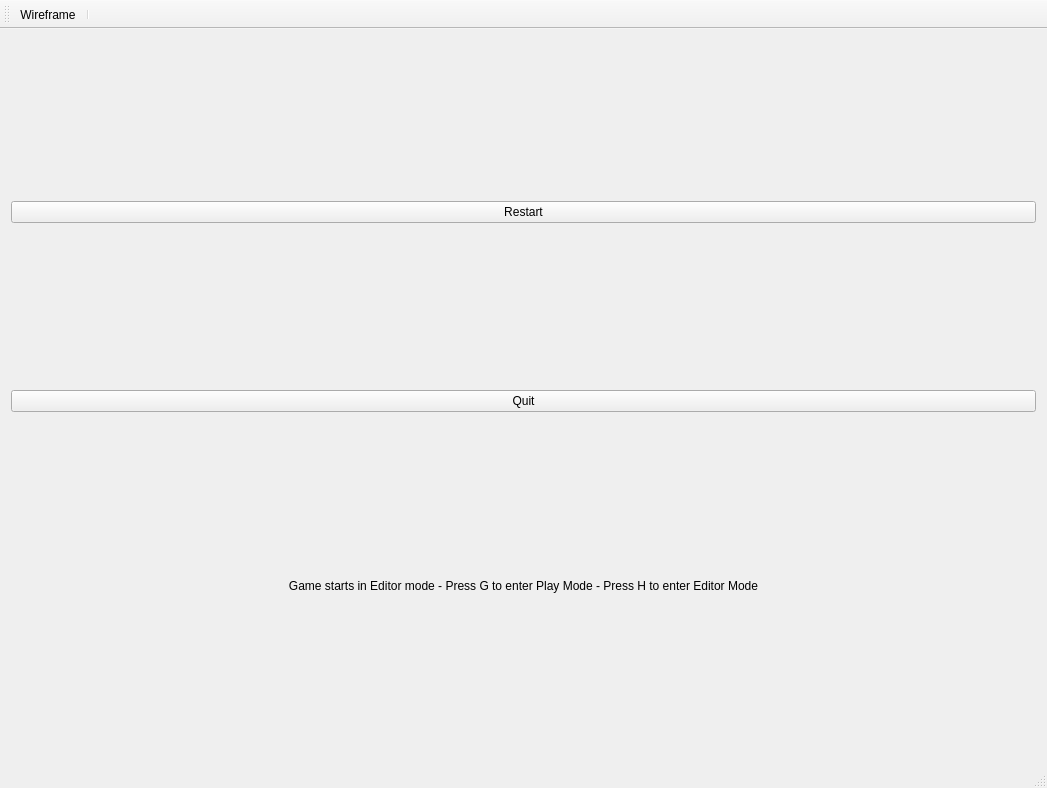
<?xml version="1.0" encoding="UTF-8"?>
<ui version="4.0">
 <class>MainWindow</class>
 <widget class="QMainWindow" name="MainWindow">
  <property name="geometry">
   <rect>
    <x>0</x>
    <y>0</y>
    <width>1047</width>
    <height>788</height>
   </rect>
  </property>
  <property name="windowTitle">
   <string>3D-programmering</string>
  </property>
  <widget class="QWidget" name="centralWidget">
   <layout class="QVBoxLayout" name="verticalLayout">
    <item>
     <widget class="QPushButton" name="pushButton">
      <property name="text">
       <string>Restart</string>
      </property>
     </widget>
    </item>
    <item>
     <widget class="QPushButton" name="pushButton_2">
      <property name="text">
       <string>Quit</string>
      </property>
     </widget>
    </item>
    <item>
     <widget class="QPushButton" name="pushButton_3">
      <property name="styleSheet">
       <string notr="true">border:none;</string>
      </property>
      <property name="text">
       <string>Game starts in Editor mode - Press G to enter Play Mode - Press H to enter Editor Mode</string>
      </property>
     </widget>
    </item>
    <item>
     <layout class="QVBoxLayout" name="renderLayout"/>
    </item>
   </layout>
  </widget>
  <widget class="QMenuBar" name="menuBar">
   <property name="geometry">
    <rect>
     <x>0</x>
     <y>0</y>
     <width>1047</width>
     <height>20</height>
    </rect>
   </property>
  </widget>
  <widget class="QToolBar" name="mainToolBar">
   <property name="autoFillBackground">
    <bool>false</bool>
   </property>
   <property name="toolButtonStyle">
    <enum>Qt::ToolButtonTextUnderIcon</enum>
   </property>
   <attribute name="toolBarArea">
    <enum>TopToolBarArea</enum>
   </attribute>
   <attribute name="toolBarBreak">
    <bool>false</bool>
   </attribute>
   <addaction name="actionWireframe"/>
   <addaction name="separator"/>
  </widget>
  <widget class="QStatusBar" name="statusBar"/>
  <action name="actionWireframe">
   <property name="checkable">
    <bool>true</bool>
   </property>
   <property name="enabled">
    <bool>true</bool>
   </property>
   <property name="icon">
    <iconset>
     <normaloff>:/icons/icons8-diamond-filled-100.png</normaloff>
     <normalon>:/icons/icons8-diamond-100.png</normalon>:/icons/icons8-diamond-filled-100.png</iconset>
   </property>
   <property name="text">
    <string>Wireframe</string>
   </property>
  </action>
 </widget>
 <layoutdefault spacing="6" margin="11"/>
 <resources/>
 <connections/>
</ui>
